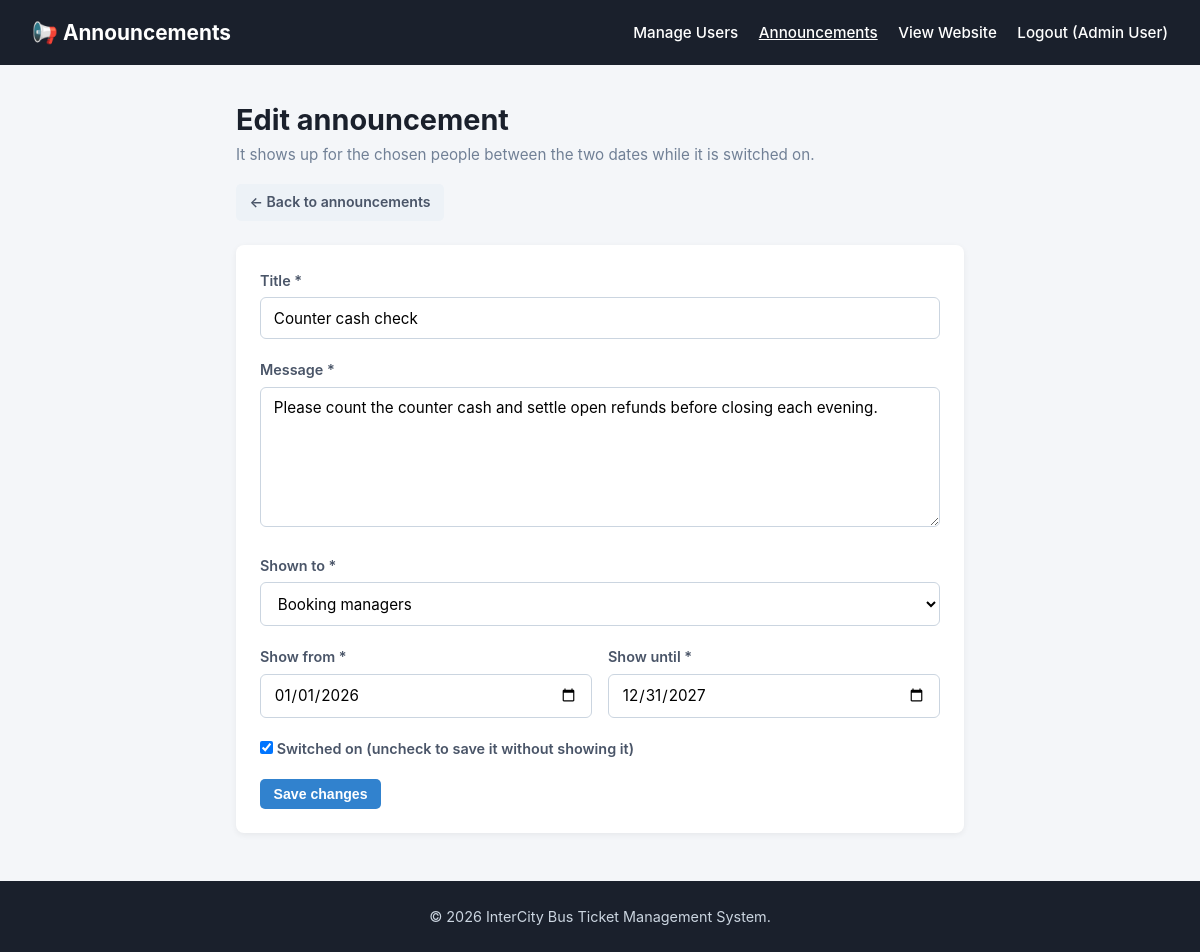
The page /controllers/AnnouncementControllerT.php?action=edit&id=2 (signed in) on the database its author committed.
### tables this page shows
CREATE TABLE IF NOT EXISTS announcements (
	id           INT AUTO_INCREMENT PRIMARY KEY,
	created_by   INT NOT NULL,
	title        VARCHAR(150) NOT NULL,
	body         TEXT NOT NULL,
	audience     ENUM('All','User','Admin','Manager') NOT NULL DEFAULT 'All',
	publish_from DATE NOT NULL,
	publish_to   DATE NOT NULL,
	is_active    TINYINT(1) NOT NULL DEFAULT 1,
	created_at   DATETIME NOT NULL DEFAULT CURRENT_TIMESTAMP,
	FOREIGN KEY (created_by) REFERENCES users(id)
);

### db.php (called while the page is built, shortened)
<?php
class DBConnection {
	private $host = "localhost";
	private $username = "root";
	private $password = "";
	private $database = "bus_management";
	public function connect() {
		$conn = @new mysqli($this->host, $this->username, $this->password, $this->database);
		$conn->set_charset("utf8");
		return $conn;
	}
}

### models/PreviewT.php (called while the page is built, shortened)
<?php
require_once __DIR__ . '/../db.php';
class Preview {
	private static $checked = false;
	private static $conn    = null;
	public static function connect() {
		if (!self::$checked) {
			self::$checked = true;
			try {
				self::$conn = (new DBConnection())->connect();
			} catch (Throwable $e) {
				self::$conn = null;
			}
		}
		return self::$conn;
	}
}

### models/AnnouncementT.php (called while the page is built, shortened)
<?php
require_once __DIR__ . '/PreviewT.php';
class Announcement {
	private $conn;
	private $audiences = [
		'All'     => 'Everyone',
		'User'    => 'Passengers',
		'Manager' => 'Booking managers',
		'Admin'   => 'Admins',
	];
	public function __construct() {
		$this->conn = Preview::connect();
	}
	public function getAudiences() {
		return $this->audiences;
	}
	public function find($id) {
		return $this->fetchOne("SELECT * FROM announcements WHERE id = ?", "i", [$id]);
	}
	private function fetchAll($sql, $types = '', $params = []) {
		$stmt = $this->conn->prepare($sql);
		if ($params) {
			$stmt->bind_param($types, ...$params);
		}
		$stmt->execute();
		return $stmt->get_result()->fetch_all(MYSQLI_ASSOC);
	}
	private function fetchOne($sql, $types = '', $params = []) {
		$rows = $this->fetchAll($sql, $types, $params);
		return $rows ? $rows[0] : null;
	}
}

### views/announcement/announcement_formT.php (the view, shortened to what this page needs)
<?php
function invalid($errors, $field) {
	return empty($errors[$field]) ? '' : 'is-invalid';
}
$action = $isEdit
	? '../controllers/AnnouncementControllerT.php?action=edit&id=' . (int) $data['id']
	: '../controllers/AnnouncementControllerT.php?action=create';
?>
<!DOCTYPE html>
<html lang="en">
<head>
	<link rel="stylesheet" href="../public/css/announcementT.css">
</head>
<body>
<?php include __DIR__ . '/navT.php'; ?>
<div class="container" style="max-width: 760px;">
	<div class="page-header">
		<div>
			<h1><?= $isEdit ? 'Edit announcement' : 'New announcement' ?></h1>
			<p class="subtitle">It shows up for the chosen people between the two dates while it is switched on.</p>
		</div>
		<a href="../controllers/AnnouncementControllerT.php?action=index" class="btn btn-secondary">← Back to announcements</a>
	</div>
	<div class="card">
		<form method="POST" action="<?= htmlspecialchars($action) ?>" novalidate>
			<div class="form-group">
				<label for="title">Title *</label>
				<input type="text" id="title" name="title" maxlength="150" class="form-control <?= invalid($errors, 'title') ?>" value="<?= htmlspecialchars($data['title']) ?>" placeholder="e.g. Eid holiday schedule">
			</div>
			<div class="form-group">
				<label for="body">Message *</label>
				<textarea id="body" name="body" class="form-control <?= invalid($errors, 'body') ?>" placeholder="What should people know?"><?= htmlspecialchars($data['body']) ?></textarea>
			</div>
			<div class="form-group">
				<label for="audience">Shown to *</label>
				<select id="audience" name="audience" class="form-control <?= invalid($errors, 'audience') ?>">
					<?php foreach ($audiences as $value => $label): ?>
						<option value="<?= htmlspecialchars($value) ?>" <?= $data['audience'] === $value ? 'selected' : '' ?>><?= htmlspecialchars($label) ?></option>
					<?php endforeach; ?>
				</select>
			</div>
			<div class="form-row">
				<div class="form-group">
					<label for="publish_from">Show from *</label>
					<input type="date" id="publish_from" name="publish_from" class="form-control <?= invalid($errors, 'publish_from') ?>" value="<?= htmlspecialchars($data['publish_from']) ?>">
				</div>
				<div class="form-group">
					<label for="publish_to">Show until *</label>
					<input type="date" id="publish_to" name="publish_to" class="form-control <?= invalid($errors, 'publish_to') ?>" value="<?= htmlspecialchars($data['publish_to']) ?>">
				</div>
			</div>
			<div class="form-group">
				<label class="check">
					<input type="checkbox" name="is_active" value="1" <?= !empty($data['is_active']) ? 'checked' : '' ?>>
					Switched on (uncheck to save it without showing it)
				</label>
			</div>
			<button type="submit" class="btn btn-primary"><?= $isEdit ? 'Save changes' : 'Post announcement' ?></button>
		</form>
	</div>
</div>
<footer>
	<p>&copy; <?= date('Y') ?> InterCity Bus Ticket Management System.</p>
</footer>
</body>
</html>

### public/css/announcementT.css (style rules this page uses)
* { box-sizing: border-box; margin: 0; padding: 0; }
body { font-family: -apple-system, BlinkMacSystemFont, "Segoe UI", Roboto, Helvetica, Arial, sans-serif; background: #f4f6f9; color: #2d3748; line-height: 1.6; }
.container { max-width: 1100px; margin: 2rem auto; padding: 0 1rem; }
.page-header { display: flex; flex-wrap: wrap; gap: 1rem; justify-content: space-between; align-items: center; margin-bottom: 1.5rem; }
.page-header h1 { font-size: 1.8rem; color: #1a202c; }
.subtitle { color: #718096; font-size: 0.95rem; }
.card { background: #fff; border-radius: 8px; box-shadow: 0 2px 6px rgba(0, 0, 0, 0.06); padding: 1.5rem; margin-bottom: 1.5rem; }
.btn { display: inline-block; padding: 0.45rem 0.85rem; border-radius: 5px; font-size: 0.88rem; font-weight: 600; text-decoration: none; cursor: pointer; border: none; }
.btn-primary { background: #3182ce; color: #fff; }
.btn-secondary { background: #edf2f7; color: #4a5568; }
.form-group { margin-bottom: 1.2rem; }
.form-group label { display: block; font-weight: 600; font-size: 0.9rem; margin-bottom: 0.35rem; color: #4a5568; }
.form-control { width: 100%; padding: 0.65rem 0.8rem; border: 1px solid #cbd5e0; border-radius: 6px; font-size: 0.95rem; font-family: inherit; background: #fff; }
textarea.form-control { min-height: 140px; resize: vertical; }
.form-row { display: grid; grid-template-columns: repeat(auto-fit, minmax(200px, 1fr)); gap: 1rem; }
.check { display: flex; align-items: center; gap: 0.5rem; font-weight: 600; color: #4a5568; }
footer { background: #1a202c; color: #cbd5e0; text-align: center; padding: 1.5rem; margin-top: 3rem; font-size: 0.9rem; }

### rows shown on the page
announcements: title "Counter cash check", body "Please count the counter cash and settle open refunds before closing each evening.", audience "Booking managers", publish_from "01/01/2026", publish_to "12/31/2027", is_active "☑"

### other values the page prints
$_SESSION['user_name'] "Admin User"
